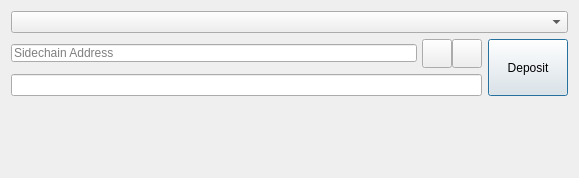
<?xml version="1.0" encoding="UTF-8"?>
<ui version="4.0">
 <class>SidechainDepositDialog</class>
 <widget class="QDialog" name="SidechainDepositDialog">
  <property name="geometry">
   <rect>
    <x>0</x>
    <y>0</y>
    <width>579</width>
    <height>178</height>
   </rect>
  </property>
  <property name="windowTitle">
   <string>Dialog</string>
  </property>
  <layout class="QGridLayout" name="gridLayout">
   <item row="2" column="1" rowspan="2">
    <widget class="QPushButton" name="pushButtonDeposit">
     <property name="sizePolicy">
      <sizepolicy hsizetype="Minimum" vsizetype="Minimum">
       <horstretch>0</horstretch>
       <verstretch>0</verstretch>
      </sizepolicy>
     </property>
     <property name="styleSheet">
      <string>color: black;</string>
     </property>
     <property name="text">
      <string>Deposit</string>
     </property>
     <property name="icon">
      <iconset resource="../bitcoin.qrc">
       <normaloff>:/icons/send</normaloff>:/icons/send</iconset>
     </property>
    </widget>
   </item>
   <item row="3" column="0">
    <layout class="QHBoxLayout" name="horizontalLayoutAmount" stretch="0">
     <item>
      <widget class="BitcoinAmountField" name="payAmount"/>
     </item>
    </layout>
   </item>
   <item row="0" column="0" colspan="2">
    <widget class="QComboBox" name="comboBoxSidechains">
     <property name="maxCount">
      <number>2147483647</number>
     </property>
    </widget>
   </item>
   <item row="4" column="0" colspan="2">
    <spacer name="verticalSpacer">
     <property name="orientation">
      <enum>Qt::Vertical</enum>
     </property>
     <property name="sizeHint" stdset="0">
      <size>
       <width>20</width>
       <height>40</height>
      </size>
     </property>
    </spacer>
   </item>
   <item row="2" column="0">
    <layout class="QHBoxLayout" name="payToLayout">
     <property name="spacing">
      <number>0</number>
     </property>
     <item>
      <widget class="QValidatedLineEdit" name="payTo">
       <property name="toolTip">
        <string>The Sidechain Address to send the payment</string>
       </property>
        <property name="styleSheet">
         <string>margin-right: 5px;</string>
       </property>
       <property name="text">
        <string/>
       </property>
       <property name="placeholderText">
        <string>Sidechain Address</string>
       </property>
       <property name="clearButtonEnabled">
        <bool>false</bool>
       </property>
      </widget>
     </item>
     <item>
      <widget class="QToolButton" name="pushButtonPaste">
       <property name="toolTip">
        <string>Paste address from clipboard</string>
       </property>
       <property name="text">
        <string/>
       </property>
       <property name="icon">
        <iconset resource="../bitcoin.qrc">
         <normaloff>:/icons/editpaste</normaloff>:/icons/editpaste</iconset>
       </property>
       <property name="iconSize">
        <size>
         <width>22</width>
         <height>22</height>
        </size>
       </property>
       <property name="shortcut">
        <string>Alt+P</string>
       </property>
      </widget>
     </item>
     <item>
      <widget class="QToolButton" name="pushButtonClear">
       <property name="toolTip">
        <string>Remove this entry</string>
       </property>
       <property name="text">
        <string/>
       </property>
       <property name="icon">
        <iconset resource="../bitcoin.qrc">
         <normaloff>:/icons/remove</normaloff>:/icons/remove</iconset>
       </property>
       <property name="iconSize">
        <size>
         <width>22</width>
         <height>22</height>
        </size>
       </property>
      </widget>
     </item>
    </layout>
   </item>
  </layout>
 </widget>
 <customwidgets>
  <customwidget>
   <class>QValidatedLineEdit</class>
   <extends>QLineEdit</extends>
   <header>qt/qvalidatedlineedit.h</header>
  </customwidget>
  <customwidget>
   <class>BitcoinAmountField</class>
   <extends>QLineEdit</extends>
   <header>qt/bitcoinamountfield.h</header>
   <container>1</container>
  </customwidget>
 </customwidgets>
 <resources>
  <include location="../bitcoin.qrc"/>
 </resources>
 <connections/>
</ui>
